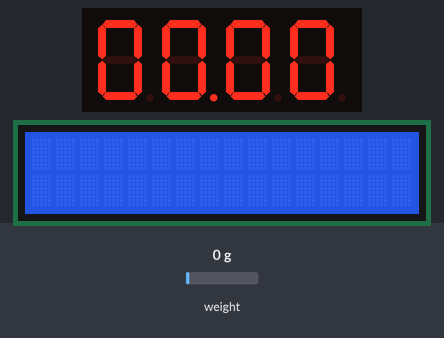
Bench run of a sketch on a simulated Arduino Uno, built with avr-gcc and run on an emulated ATmega328P. Shown: 4-digit seven-segment display, 16×2 character LCD. Wiring (inferred from the names in the program): 4-digit 7-segment display, segments lit when HIGH: segments pin 6, pin 7, pin 8, pin 9, pin 10, pin 11, pin 12, pin 13; digit selects pin 2, pin 3, pin 4, pin 5. Inputs (shaded band) come from the test bench; at power-on: weight on the scale 0 g. The segment pins are drawn as the display they are named for; what the sketch prints to the serial monitor is not drawn.

Above: at 1.34 s.
2.3 s: weight on the scale set to 3750 g
At 3.9 s:
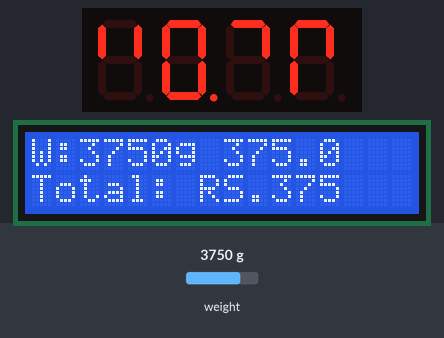
7.6 s: weight on the scale set to 4900 g
At 10.2 s:
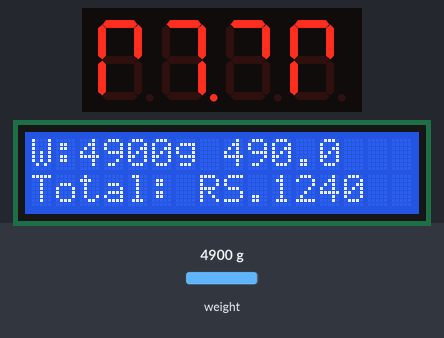
15.1 s: weight on the scale set to 100 g
At 15.8 s:
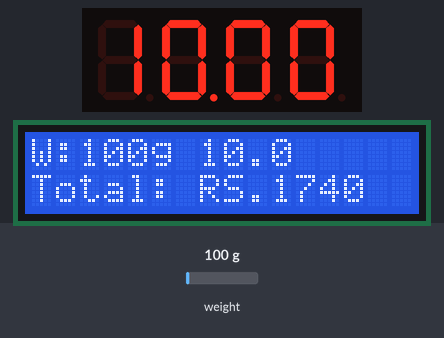
Timing chart, 0 to 18.1 s (numbered marks = the images above; inputs shaded):
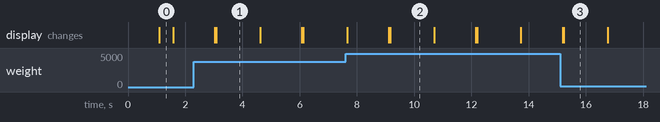

The sketch:

Load_Cell.ino
```cpp
/* // WITH FOUR SEGMENT DISPLAY // */

#include "HX711.h"
#include <LiquidCrystal_I2C.h>

// HX711 Pins
const int dt_pin = A0;
const int sck_pin = A1;
HX711 scale;

// LCD Setup
LiquidCrystal_I2C lcd(0x27, 16, 2);

// 7-Segment Pins
const int digitPins[4] = {2, 3, 4, 5};  // Digit select pins (D1 to D4)
const int segmentPins[8] = {6, 7, 8, 9, 10, 11, 12, 13};  // Segment A to G and DP

// Segment byte patterns for 0-9 (Common Cathode)
const byte numberTable[10] = {
  B00111111, // 0
  B00000110, // 1
  B01011011, // 2
  B01001111, // 3
  B01100110, // 4
  B01101101, // 5
  B01111101, // 6
  B00000111, // 7
  B01111111, // 8
  B01101111  // 9
};

float total_amount = 0;
int currentWeight = 0;
unsigned long lastUpdate = 0;

void setup() {
  lcd.init();
  lcd.backlight();
  Serial.begin(9600);

  // HX711 Setup
  scale.begin(dt_pin, sck_pin);
  scale.set_scale(405.0);
  scale.tare();
  Serial.println("Product,Weight(g),Price(₹),Total(₹)");

  // Segment pins as output
  for (int i = 0; i < 8; i++) pinMode(segmentPins[i], OUTPUT);
  for (int i = 0; i < 4; i++) pinMode(digitPins[i], OUTPUT);
}

void loop() {
  // Every 1.5 seconds: Update LCD + weight value
  if (millis() - lastUpdate > 1500) {
    if (scale.is_ready()) {
      float raw_weight = scale.get_units(15);
      if (raw_weight < 0) raw_weight = 0;
      currentWeight = (int)(raw_weight + 0.5);  // For display

      float item_price = currentWeight * 0.10;
      total_amount += item_price;
      int total_rounded = (int)(total_amount + 0.5);

      lcd.clear();
      lcd.setCursor(0, 0);
      lcd.print("W:");
      lcd.print(currentWeight);
      lcd.print("g ");
      lcd.print(item_price, 1);

      lcd.setCursor(0, 1);
      lcd.print("Total: RS.");
      lcd.print(total_rounded);

      Serial.print("Item,");
      Serial.print(currentWeight);
      Serial.print(",");
      Serial.print(item_price, 1);
      Serial.print(",");
      Serial.println(total_rounded);

      lastUpdate = millis();
    } else {
      lcd.clear();
      lcd.setCursor(0, 0);
      lcd.print("Check HX711");
      Serial.println("Check HX711 wiring");
      lastUpdate = millis();
    }
  }

  // Always update 7-segment display in every loop
  displayNumber(currentWeight);
}

// Function to split and display number on 4-digit 7-segment
void displayNumber(float value) {
  int displayval=(int)(value*10);
  int digits[4] = {
    (displayval / 1000) % 10,
    (displayval / 100) % 10,
    (displayval / 10) % 10,
     displayval % 10
  };

  for (int i = 0; i < 4; i++) {
    byte pattern = numberTable[digits[i]];

    if (i == 1) pattern |= B10000000;  // Set DP bit

    setSegments(pattern);
    digitalWrite(digitPins[i], LOW);
    delay(2);
    digitalWrite(digitPins[i], HIGH);
  }
}

// Send segment pattern to display
void setSegments(byte pattern) {
  for (int i = 0; i < 8; i++) {
    digitalWrite(segmentPins[i], (pattern >> i) & 1);
  }
}
```

Measured:
- after the input at 2.3 s, the display: first differs from a run without the input after 0.78 s (image 1)
- after the input at 7.6 s, the display: first differs from a run without the input after 1.6 s (image 2)
- what the display in image 0 shows lasts 0.5 s, from 1.1 s to 1.6 s
- what the display in image 1 shows lasts 1.5 s, from 3.1 s to 4.6 s
